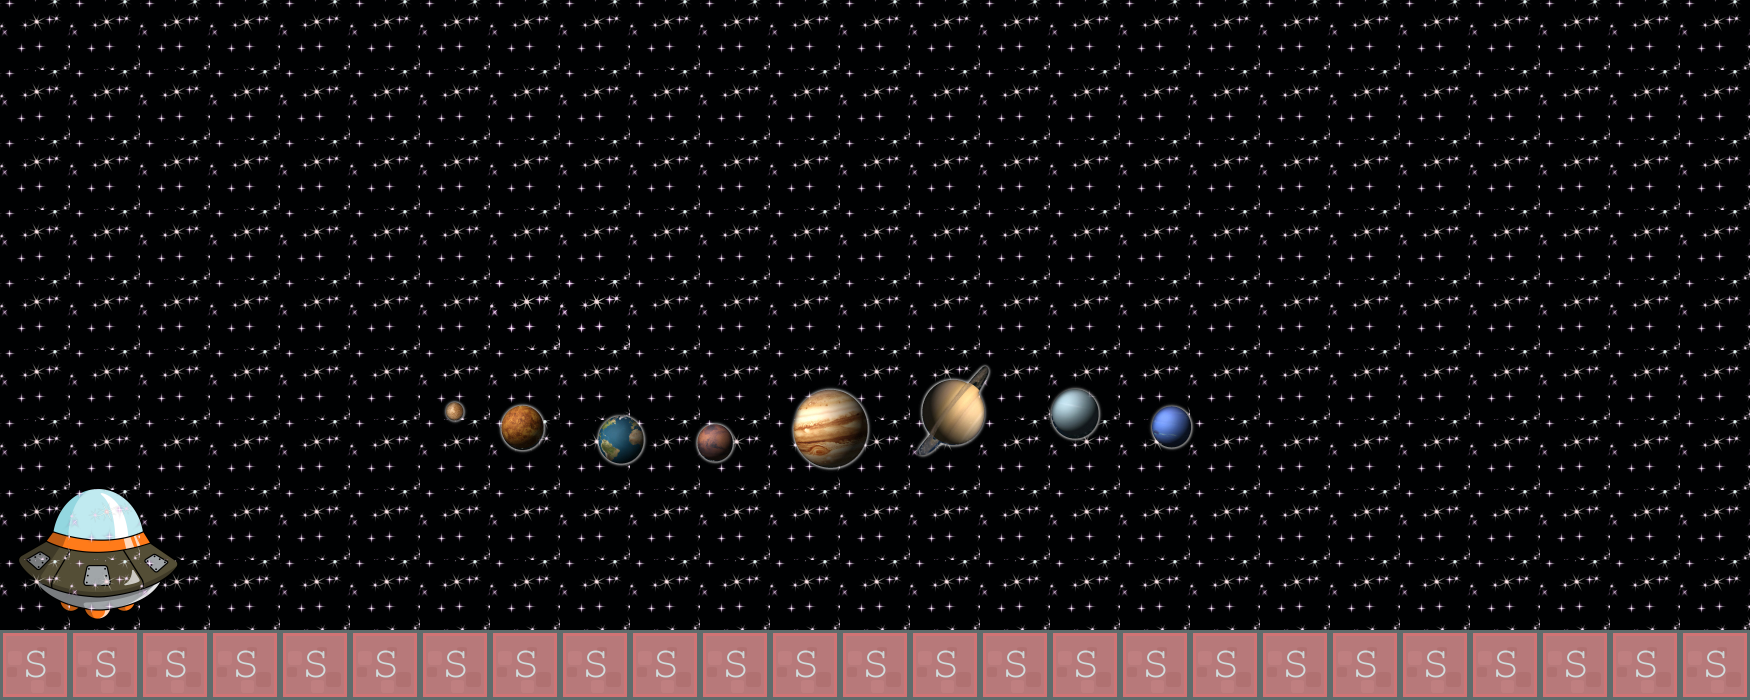

The image is a tile-based game level rendered from a .tmx file. Its description and source (layers, tilesets, objects; grid data summarised) follow:
An orthogonal 25x10 tile map with 70x70 px tiles, 3 tile layers (Tile Layer 2, Tile Layer 1, collision), 6 tilesets.

<map version="1.0" orientation="orthogonal" renderorder="right-down" width="25" height="10" tilewidth="70" tileheight="70" backgroundcolor="#000102">
 <tileset firstgid="1" name="space" tilewidth="1920" tileheight="1200">
  <image source="../img/space.png" width="1920" height="1200" />
 </tileset>
 <tileset firstgid="2" name="background-tiles" tilewidth="70" tileheight="70">
  <image source="../img/background-tiles.png" width="910" height="910" />
 </tileset>
 <tileset firstgid="171" name="spaceship" tilewidth="200" tileheight="150">
  <image source="../img/spaceship.png" width="200" height="150" />
 </tileset>
 <tileset firstgid="172" name="stars" tilewidth="70" tileheight="70">
  <image source="../img/stars.png" width="338" height="277" />
 </tileset>
 <tileset firstgid="184" name="planets" tilewidth="800" tileheight="137">
  <image source="../img/planets.png" width="800" height="137" />
 </tileset>
 <tileset firstgid="185" name="meta-tiles" tilewidth="70" tileheight="70">
  <image source="../img/meta-tiles.png" width="350" height="70" />
  <tile id="4">
   <properties>
    <property name="type" value="solid" />
   </properties>
  </tile>
 </tileset>
 <layer name="Tile Layer 2" width="25" height="10">
  <data>[250 cells, 27 non-empty, 2 distinct tile ids]</data>
 </layer>
 <layer name="Tile Layer 1" width="25" height="10">
  <data>[250 cells, 227 non-empty, 3 distinct tile ids]</data>
 </layer>
 <layer name="collision" width="25" height="10" opacity="0.44">
  <data>[250 cells, 25 non-empty, 1 distinct tile ids]</data>
 </layer>
</map>
